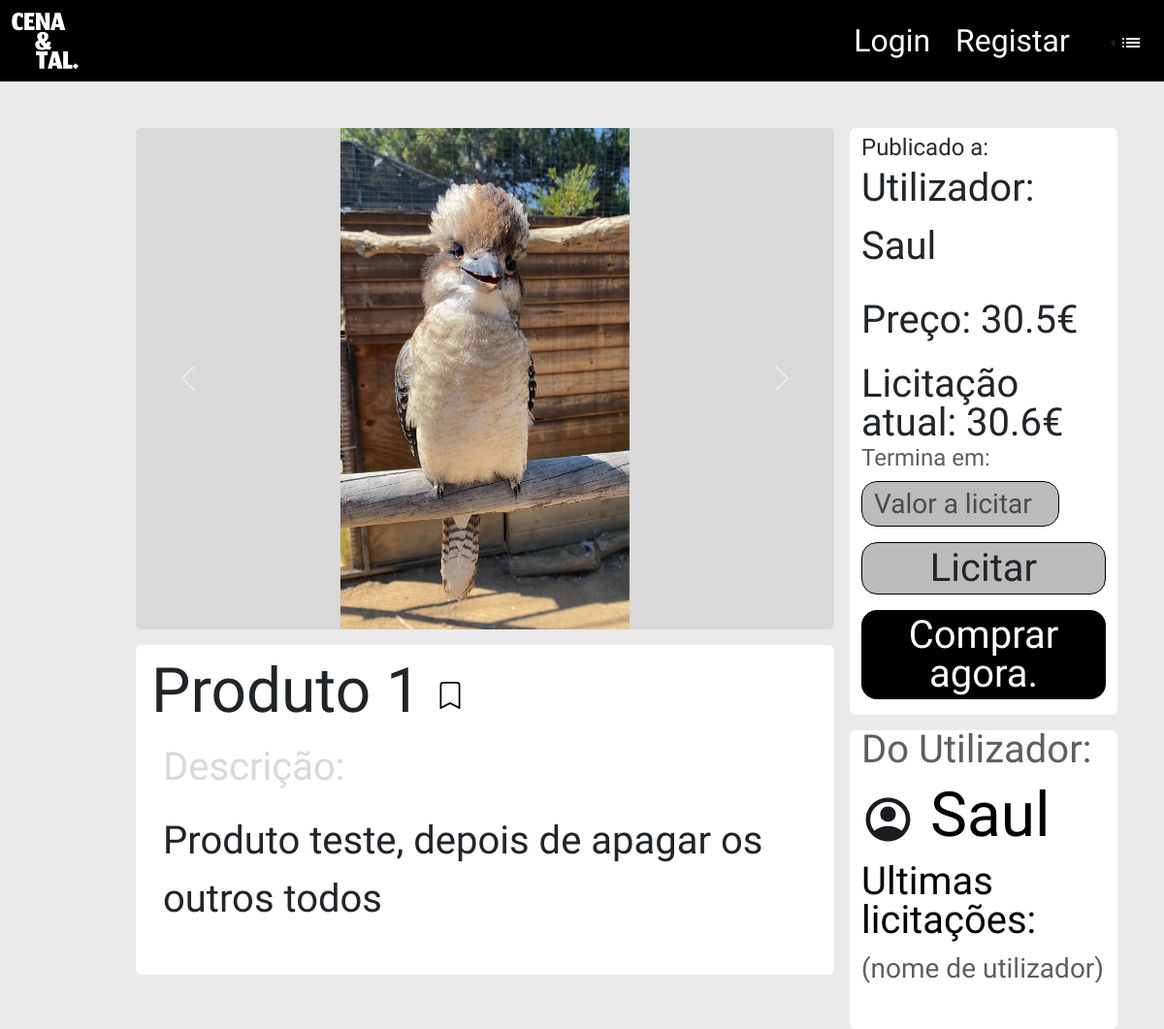
The app's page /pagina_produto.php?id=32 with its own data.
### tables this page shows
CREATE TABLE `produto_imagens` (
  `id` int(11) NOT NULL,
  `produto_id` int(11) NOT NULL,
  `image_path` varchar(255) NOT NULL
);

CREATE TABLE `produto` (
  `id` int(11) NOT NULL,
  `user_id` int(11) NOT NULL,
  `titulo` varchar(30) NOT NULL,
  `descricao` text NOT NULL,
  `preco` float NOT NULL,
  `imagem` varchar(80) DEFAULT NULL
);

CREATE TABLE `users` (
  `id` int(11) NOT NULL,
  `username` varchar(30) NOT NULL,
  `password` varchar(78) NOT NULL,
  `email` varchar(30) NOT NULL,
  `imagem` varchar(255) DEFAULT '/opt/lampp/htdocs/projeto/imgs/icons/account_circle.svg',
  `localidade` varchar(255) DEFAULT NULL,
  `cidade` varchar(150) DEFAULT NULL,
  `cp` varchar(7) DEFAULT NULL,
  `telemovel` int(16) DEFAULT NULL,
  `biografia` text DEFAULT NULL,
  `data` date NOT NULL DEFAULT current_timestamp()
);

### pagina_produto.php (the view, shortened to what this page needs)
<?php
$isLoggedIn = isset($_SESSION['user_id']);
include 'db.php';
if (isset($_GET['id'])) {
    $productId = $_GET['id'];
    $sql = "SELECT p.*, u.username, pi.image_path
            FROM produto p
            JOIN users u ON p.user_id = u.id
            LEFT JOIN produto_imagens pi ON p.id = pi.produto_id
            WHERE p.id = ?";
    $stmt = $conn->prepare($sql);
    $stmt->bind_param("i", $productId);
    $stmt->execute();
    $result = $stmt->get_result();
    $product = $result->fetch_assoc();
    $images_query = $conn->prepare("SELECT image_path FROM produto_imagens WHERE produto_id = ?");
    $images_query->bind_param("i", $productId);
    $images_query->execute();
    $images_result = $images_query->get_result();
    $bid_query = $conn->prepare("SELECT MAX(valor) AS maior_valor FROM bids WHERE produto_id = ?");
    $bid_query->bind_param("i", $productId);
    $bid_query->execute();
    $bid_result = $bid_query->get_result();
    $bid_data = $bid_result->fetch_assoc();
    $maior_valor = $bid_data['maior_valor'] ?? 0;
} else {
    echo "Sem ID do produto";
    exit;
}
?>
<!DOCTYPE html>
<html lang="en">
<head>
    <link rel="stylesheet" href="css/bootstrap.min.css">
    <link rel="stylesheet" href="css/fonts/customfonts.css">
</head>
<body style="background-color: #EAEAEA;">
<nav class="navbar navbar-expand-sm" style="background-color: black;">
    <div class="container-fluid">
      <a class="navbar-brand align-self-center" href="index.php">
        <img src="imgs/logo.svg" style="width:69px;" alt="">
      </a>
      <div class="d-flex align-items-center">
        <?php if ($isLoggedIn == true): ?>
          <a class="btn" href="pagina_utilizador.php">
            <img src="imgs/icons/iconperson.svg" alt="">
          </a>
          <a class="btn" href="#">
            <img src="imgs/icons/cart.svg" alt="">
          </a>
          <a class="btn" href="add_produto.html">
            <img src="imgs/icons/iconplus.svg" alt="">
          </a>
          <a class="btn" href="logout.php">
            <img src="imgs/icons/logout.svg" style="width:20px; height:20px;" alt="">
          </a>
        <?php else: ?>
          <a class="btn jomhuria-regular fs-2" style="color: white;" href="login.html">Login</a>
          <a class="btn jomhuria-regular fs-2" style="color: white;" href="registar.html">Registar</a>
        <?php endif; ?>
        <div class="dropstart ms-3">
          <button class="btn dropdown-toggle" type="button" data-bs-toggle="dropdown" aria-expanded="false" style="background-color: black;">
            <img src="imgs/icons/iconcont.svg" alt="">
          </button>
        </div>
      </div>
    </div>
  </nav>
  <div class="row ms-5 mt-5 me-5">
    <div class="col-1 d-none d-lg-block">
    </div>
    <div class="col">
        <div class="row rounded" style="background-color: #D9D9D9; height: 517px;">
            <div id="productCarousel" class="carousel slide" data-bs-ride="carousel">
                <div class="carousel-inner">
                    <?php
                    $active = "active";
                    while ($image = $images_result->fetch_assoc()):
                    ?>
                        <div class="carousel-item text-center <?php echo $active; ?>">
                          <img src="<?php echo htmlspecialchars($image['image_path']); ?>" alt="Product Image" style="height: 517px;width:100%; object-fit: contain;">
                        </div>
                    <?php
                    $active = "";
                    endwhile;
                    ?>
                </div>
                <button class="carousel-control-prev" type="button" data-bs-target="#productCarousel" data-bs-slide="prev">
                    <span class="carousel-control-prev-icon" aria-hidden="true"></span>
                </button>
                <button class="carousel-control-next" type="button" data-bs-target="#productCarousel" data-bs-slide="next">
                    <span class="carousel-control-next-icon" aria-hidden="true"></span>
                </button>
            </div>
        </div>
        <div class="row rounded mt-3 mb-5" style="background-color: white;">
                <p class="jomhuria-regular fs-custom ms-3 mb-0 g-0">
                    <?php echo htmlspecialchars($product['titulo']); ?>
                    <a href="">
                      <img src="imgs/icons/bookmark.svg" style="width: 28px; height: 28px;" alt="">
                    </a>
                </p>
                <p class="jomhuria-regular ms-3 fs-1 mt-0" style="color: #D9D9D9;">
                    Descrição:
                </p>
                <p class="jomhuria-regular fs-1 ms-3 mb-5"><?php echo htmlspecialchars($product['descricao']); ?></p>
        </div>
    </div>
    <div class="col-3 d-none d-lg-block ms-3">
      <div class="row rounded" style="background-color: white;">
        <div class="col">
          <p class="jomhuria-regular fs-4 g-0 mb-0 mt-2" style="line-height: 1; color: #2C2C2C;">
            Publicado a:
          </p>
          <p class="jomhuria-regular fs-1">
                Utilizador: <?php echo htmlspecialchars($product['username']); ?>
            </p>
            <p class="jomhuria-regular fs-1">
                Preço: <?php echo htmlspecialchars($product['preco']); ?>€
            </p>
          <p class="jomhuria-regular fs-1" style="line-height: 1;">
          Licitação atual: <?php echo htmlspecialchars($maior_valor); ?>€
          </p>
          <p class="jomhuria-regular fs-4 g-0 mb-0 mt-2" style="line-height: 0; color: #5E5E5E;">
            Termina em:
          </p>
          <br>
          <form method="POST">
          <div class="input-group">
            <input type="text" class="form-control rounded-4 border-1 jomhuria-regular fs-3 align-self-center me-5" id="bid" min="<?php echo $maior_valor + 0.01; ?>" style="background-color: #BBBBBB; line-height: 0; border-color: black;" placeholder="Valor a licitar" name="bid">
          </div>
          <button type="submit" class="btn rounded-4 border-1 jomhuria-regular fs-1 align-self-center me-5 mt-3" style="background-color: #BBBBBB; border-color: black; width: 100%; line-height: 1;">
            Licitar
          </button>
          </form>
          <div class="btn rounded-4 border-0 jomhuria-regular fs-1 align-self-center me-5 mb-3 mt-3" style="background-color: #000000; width: 100%; line-height: 1; color: white;">
            Comprar agora.
          </div>
        </div>
      </div>
      <div class="row rounded mt-3" style="background-color: white;">
        <div class="col">
          <p class="jomhuria-regular fs-1" style="line-height: 1; color: #5E5E5E;">
            Do Utilizador:
          </p>
          <p class="jomhuria-regular fs-custom" style="line-height: 1; color: #000000;">
            <img src="imgs/icons/account_circle.svg" alt="">
            <?php echo htmlspecialchars($product['username']); ?>
          </p>
          <p class="jomhuria-regular fs-1" style="line-height: 1; color: #000000;">
            Ultimas licitações:
          </p>
          <pre class="jomhuria-regular fs-3 mb-5" style="line-height: 1; color: #5E5E5E;">(nome de utilizador) Há 00h                                10.00€</pre>
        </div>
      </div>
    </div>
  </div>
</body>
</html>

### records on screen
produto_imagens: image_path (picture)
produto: titulo "Produto 1", descricao "Produto teste, depois de apagar os outros todos", preco "30.5"
users: username "Saul"

### other values on screen
$maior_valor "30.6"
